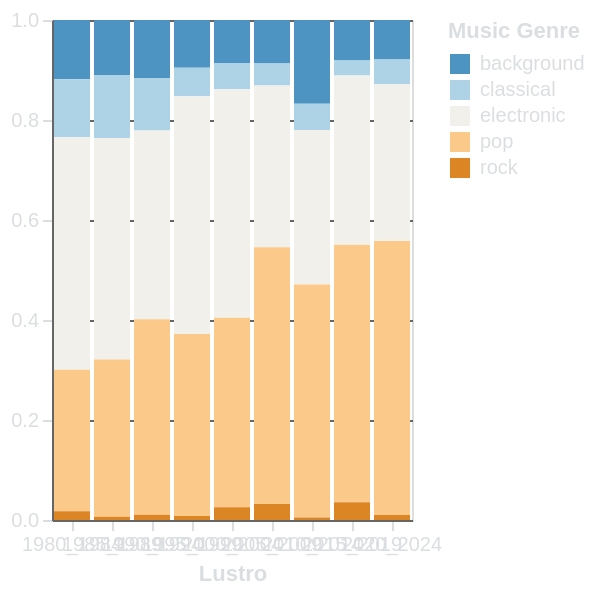

Write the Vega-Lite specification saved for this chart.
### Vega-Lite specification from a JSON file in a GitHub repository (floating-point values rounded to 4 significant figures)
{"$schema": "https://vega.github.io/schema/vega-lite/v5.15.1.json", "config": {"axis": {"domainColor": "#666666", "gridColor": "#666666", "labelColor": "#DBDEE1", "tickColor": "#DBDEE1", "titleColor": "#DBDEE1"}, "background": "transparent", "legend": {"labelColor": "#DBDEE1", "titleColor": "#DBDEE1"}, "title": {"color": "#DBDEE1", "fontSize": 16}}, "data": {"name": "data-f7783827406db4a3f5c779581da1bc4a"}, "datasets": {"data-f7783827406db4a3f5c779581da1bc4a": [{"genre": "background", "lustrum": "1980_1984", "percentage": 0.1185}, {"genre": "background", "lustrum": "1985_1989", "percentage": 0.1098}, {"genre": "background", "lustrum": "1990_1994", "percentage": 0.116}, {"genre": "background", "lustrum": "1995_1999", "percentage": 0.09561}, {"genre": "background", "lustrum": "2000_2004", "percentage": 0.08599}, {"genre": "background", "lustrum": "2005_2009", "percentage": 0.08691}, {"genre": "background", "lustrum": "2010_2014", "percentage": 0.1675}, {"genre": "background", "lustrum": "2015_2019", "percentage": 0.08081}, {"genre": "background", "lustrum": "2020_2024", "percentage": 0.07921}, {"genre": "classical", "lustrum": "1980_1984", "percentage": 0.1156}, {"genre": "classical", "lustrum": "1985_1989", "percentage": 0.1262}, {"genre": "classical", "lustrum": "1990_1994", "percentage": 0.105}, {"genre": "classical", "lustrum": "1995_1999", "percentage": 0.05685}, {"genre": "classical", "lustrum": "2000_2004", "percentage": 0.05255}, {"genre": "classical", "lustrum": "2005_2009", "percentage": 0.044}, {"genre": "classical", "lustrum": "2010_2014", "percentage": 0.05236}, {"genre": "classical", "lustrum": "2015_2019", "percentage": 0.0303}, {"genre": "classical", "lustrum": "2020_2024", "percentage": 0.0495}, {"genre": "electronic", "lustrum": "1980_1984", "percentage": 0.4653}, {"genre": "electronic", "lustrum": "1985_1989", "percentage": 0.4429}, {"genre": "electronic", "lustrum": "1990_1994", "percentage": 0.3777}, {"genre": "electronic", "lustrum": "1995_1999", "percentage": 0.4755}, {"genre": "electronic", "lustrum": "2000_2004", "percentage": 0.457}, {"genre": "electronic", "lustrum": "2005_2009", "percentage": 0.3234}, {"genre": "electronic", "lustrum": "2010_2014", "percentage": 0.3089}, {"genre": "electronic", "lustrum": "2015_2019", "percentage": 0.3384}, {"genre": "electronic", "lustrum": "2020_2024", "percentage": 0.3135}, {"genre": "pop", "lustrum": "1980_1984", "percentage": 0.2832}, {"genre": "pop", "lustrum": "1985_1989", "percentage": 0.3146}, {"genre": "pop", "lustrum": "1990_1994", "percentage": 0.391}, {"genre": "pop", "lustrum": "1995_1999", "percentage": 0.3643}, {"genre": "pop", "lustrum": "2000_2004", "percentage": 0.379}, {"genre": "pop", "lustrum": "2005_2009", "percentage": 0.5138}, {"genre": "pop", "lustrum": "2010_2014", "percentage": 0.466}, {"genre": "pop", "lustrum": "2015_2019", "percentage": 0.5152}, {"genre": "pop", "lustrum": "2020_2024", "percentage": 0.5479}, {"genre": "rock", "lustrum": "1980_1984", "percentage": 0.01734}, {"genre": "rock", "lustrum": "1985_1989", "percentage": 0.006419}, {"genre": "rock", "lustrum": "1990_1994", "percentage": 0.01035}, {"genre": "rock", "lustrum": "1995_1999", "percentage": 0.007752}, {"genre": "rock", "lustrum": "2000_2004", "percentage": 0.02548}, {"genre": "rock", "lustrum": "2005_2009", "percentage": 0.0319}, {"genre": "rock", "lustrum": "2010_2014", "percentage": 0.005236}, {"genre": "rock", "lustrum": "2015_2019", "percentage": 0.03535}, {"genre": "rock", "lustrum": "2020_2024", "percentage": 0.009901}]}, "encoding": {"color": {"field": "genre", "legend": {"title": "Music Genre"}, "scale": {"scheme": "blueorange", "type": "quantize"}, "type": "nominal"}, "tooltip": [{"field": "lustrum", "title": "Lustro", "type": "nominal"}, {"field": "genre", "title": "Genere Musicale", "type": "nominal"}, {"field": "percentage", "format": ".2f", "title": "Percentuale", "type": "quantitative"}], "x": {"axis": {"labelAngle": 0, "title": "Lustro"}, "field": "lustrum", "type": "nominal"}, "y": {"field": "percentage", "scale": {"domain": [0, 1]}, "title": null, "type": "quantitative"}}, "height": 250, "mark": {"type": "bar"}, "width": "container"}
